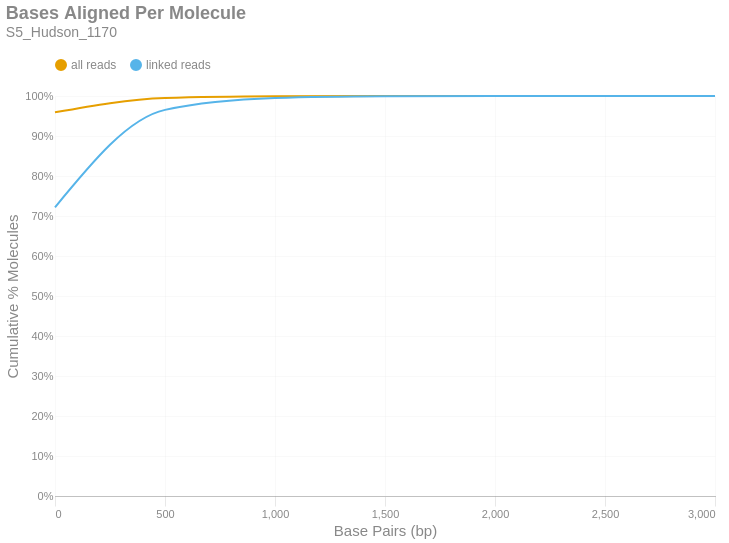

Notebook code cell kept with this figure:
### Markdown cell above
### Bases Aligned Per Molecule
This is a cumulative frequency distribution showing the number of base pairs aligned per unique molecule. These data are shown in 500 bp bins. There are two distributions: one with `all reads` (yellow) and another with only `linked reads` (blue). The percent of molecules in the `linked reads` distribution is relative to the total number of linked molecules.

### Code cell
if SKIPLR:
    print_html(f"Skipped")
else:
    binned_df = consolidated_hist(valids['aligned_bp'], mask, 500, True)
    with SafeRender(binned_df):
        (
            density_plot(binned_df, 'Bases Aligned Per Molecule', samplename, 'basesper')
            .encode(
                x=alt.X('bin:Q', title="Base Pairs (bp)").axis(tickMinStep=500).scale(padding=0),
                y=alt.Y('value:Q', title='Cumulative % Molecules')
                    .axis(format='%')
                    .scale(domain = [0,1])
                    .stack(False),
                color=alt.Color("key:N").scale(domain = ["all reads", "linked reads"]),
                tooltip = [
                    alt.Tooltip("key:N", title = "Data Type"),
                    alt.Tooltip("range_label:N", title="Bases Aligned Per Molecule"),
                    alt.Tooltip("value:Q", format = ".2%", title="% Molecules (Cum.)")
                ]
            )
        ).display()

### Figure 1 — Vega-Lite specification as saved in the notebook (floating-point values rounded to 4 significant figures)
{"width": "container", "height": 400, "config": {"title": {"anchor": "start", "dy": -15, "fontSize": 18, "color": "#888888", "subtitleColor": "#888888", "subtitleFontSize": 14}, "arc": {"fill": "#0072B2"}, "axis": {"domainColor": "#888888", "domainWidth": 0.5, "gridWidth": 0.2, "grid": false, "titleFontWeight": 400, "titleFontSize": 15, "labelFontSize": 11, "labelColor": "#888888", "tickColor": "#888888", "tickWidth": 0.2, "titleColor": "#888888"}, "axisBand": {"grid": false}, "axisX": {"grid": true, "tickSize": 10, "domainCap": "round"}, "axisY": {"domain": false, "grid": true, "tickSize": 0, "domainCap": "round"}, "background": "transparent", "header": {"labelFontSize": 15, "labelColor": "#888888", "titleFontSize": 15, "titleFontWeight": 600, "titleColor": "#888888"}, "legend": {"labelFont": "sans-serif", "labelFontSize": 12, "labelColor": "#888888", "symbolSize": 100, "symbolType": "circle", "titleFontSize": 12, "titlePadding": 10, "titleColor": "#888888", "title": null, "orient": "top"}, "range": {"category": ["#E69F00", "#56B4E9", "#009E73", "#F0E442", "#0072B2", "#D55E00", "#CC79A7", "#000000"], "diverging": ["#cfe8f3", "#a2d4ec", "#73bfe2", "#46abdb", "#1696d2", "#12719e"]}, "area": {"fill": "#0072B2", "fillOpacity": 0.7, "line": true, "strokeOpacity": 0.7}, "line": {"color": "#0072B2", "stroke": "#0072B2", "strokeWidth": 2}, "trail": {"color": "#0072B2", "stroke": "#0072B2", "strokeWidth": 0, "size": 1}, "point": {"filled": true, "fillOpacity": 1.0, "size": 95}, "text": {"color": "#888888", "fontSize": 11, "align": "right", "fontWeight": 400, "size": 11}, "bar": {"fill": "#0072B2", "stroke": null}, "view": {"stroke": null, "continuousWidth": 660, "continuousHeight": 400}}, "data": {"name": "data-165009f767ef7e97ccedec241d67f513"}, "mark": {"type": "line", "interpolate": "monotone", "point": {"opacity": 0, "size": 275}}, "encoding": {"color": {"field": "key", "scale": {"domain": ["all reads", "linked reads"]}, "type": "nominal"}, "tooltip": [{"field": "key", "title": "Data Type", "type": "nominal"}, {"field": "range_label", "title": "Bases Aligned Per Molecule", "type": "nominal"}, {"field": "value", "format": ".2%", "title": "% Molecules (Cum.)", "type": "quantitative"}], "x": {"axis": {"tickMinStep": 500}, "field": "bin", "scale": {"padding": 0}, "title": "Base Pairs (bp)", "type": "quantitative"}, "y": {"axis": {"format": "%"}, "field": "value", "scale": {"domain": [0, 1]}, "stack": false, "title": "Cumulative % Molecules", "type": "quantitative"}}, "params": [{"name": "param_c36ac31b6afebe62", "select": {"type": "point", "fields": ["key"]}, "bind": "legend"}], "title": {"text": "Bases Aligned Per Molecule", "subtitle": "S5_Hudson_1170"}, "transform": [{"fold": ["all reads (cumsum)", "linked reads (cumsum)"]}, {"calculate": "replace(datum.key, ' (cumsum)', '')", "as": "key"}, {"filter": {"param": "param_c36ac31b6afebe62"}}], "usermeta": {"embedOptions": {"downloadFileName": "S5_Hudson_1170.basesper"}}, "$schema": "https://vega.github.io/schema/vega-lite/v6.1.0.json", "datasets": {"data-165009f767ef7e97ccedec241d67f513": [{"bin": "0.0", "interval": "0.0-500.0", "all reads": 0.9591, "linked reads": 0.7217, "all reads (cumsum)": 0.9591, "linked reads (cumsum)": 0.7217, "range_label": "0-499"}, {"bin": "500.0", "interval": "500.0-1000.0", "all reads": 0.03578, "linked reads": 0.2436, "all reads (cumsum)": 0.9949, "linked reads (cumsum)": 0.9653, "range_label": "500-999"}, {"bin": "1000.0", "interval": "1000.0-1500.0", "all reads": 0.00433, "linked reads": 0.02957, "all reads (cumsum)": 0.9992, "linked reads (cumsum)": 0.9948, "range_label": "1000-1499"}, {"bin": "1500.0", "interval": "1500.0-2000.0", "all reads": 0.000646, "linked reads": 0.004412, "all reads (cumsum)": 0.9999, "linked reads (cumsum)": 0.9993, "range_label": "1500-1999"}, {"bin": "2000.0", "interval": "2000.0-2500.0", "all reads": 9.835e-05, "linked reads": 0.0006717, "all reads (cumsum)": 1.0, "linked reads (cumsum)": 0.9999, "range_label": "2000-2499"}, {"bin": "2500.0", "interval": "2500.0-3000.0", "all reads": 4.471e-06, "linked reads": 3.053e-05, "all reads (cumsum)": 1.0, "linked reads (cumsum)": 1.0, "range_label": "2500-2999"}, {"bin": "3000.0", "interval": "3000.0-3500.0", "all reads": 6.706e-06, "linked reads": 4.579e-05, "all reads (cumsum)": 1.0, "linked reads (cumsum)": 1.0, "range_label": "3000-3499"}]}}
